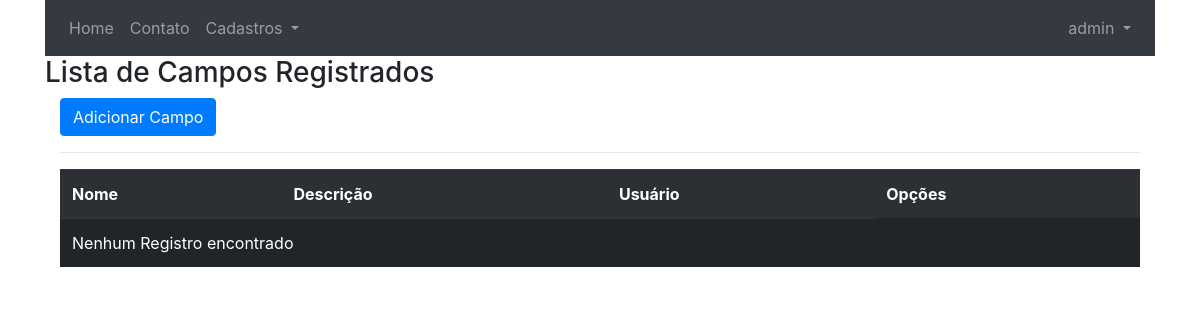
The page /listar/campos/ (signed in) on the database as committed earlier.
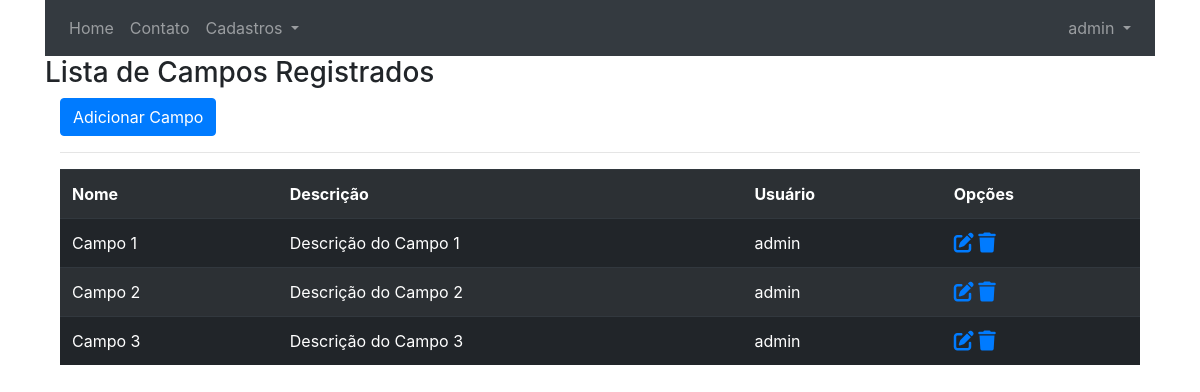
The same page on the database as committed later.
### cadastros/models.py (models this page shows, shortened)
class Campo(models.Model):
    nome = models.CharField(max_length=50)
    descricao = models.CharField(max_length=150, verbose_name="Descrição")
    usuario = models.ForeignKey(User, on_delete=models.PROTECT)
    class Meta:
        verbose_name = 'Campo'
        verbose_name_plural = 'Campos'

### cadastros/views.py (the view)
# urls.py: path('listar/campos/', CampoList.as_view(), name='listar-campos'),
class CampoList(LoginRequiredMixin, ListView):
    login_url = reverse_lazy('login')
    model = Campo
    template_name = 'cadastros/listas/campo.html'
    def get_queryset(self):
        self.object_list = Campo.objects.filter(usuario=self.request.user)
        return self.object_list

### cadastros/templates/cadastros/listas/campo.html (shortened to what this page needs)
{% extends 'core/base.html' %}
{% load static %}
{% block content %}
    <h3>Lista de Campos Registrados</h3>
    <div class="container">
        <a class="btn btn-primary" href="{% url 'cadastrar-campo' %}">Adicionar Campo</a>
        <hr>
        <div class="table-responsive">
            <table class="table table-striped table-striped-dark table-dark">
                <tr>
                    <th>Nome</th>
                    <th>Descrição</th>
                    <th>Usuário</th>
                    <th>Opções</th>
                </tr>
                {% for campo in object_list  %}
                    <tr>
                        <td>{{ campo.nome }}</td>
                        <td>{{ campo.descricao }}</td>
                        <td>{{ campo.usuario }}</td>
                        <td>
                            <a href="{% url 'editar-campo' campo.pk %}"><i class="fas fa-edit  fa-lg"></i></a>
                            <a href="{% url 'excluir-campo' campo.pk %}"><i class="fas fa-trash fa-lg"></i></a>
                        </td>
                {% empty %}
                        <td colspan="3">Nenhum Registro encontrado</td>
                {% endfor %}
            </table>
        </div>
    </div>
{% endblock %}

Rows that differ between the two databases and show on the page:
added Campo: nome "Campo 1", descricao "Descrição do Campo 1", usuario "admin"
added Campo: nome "Campo 2", descricao "Descrição do Campo 2", usuario "admin"
added Campo: nome "Campo 3", descricao "Descrição do Campo 3", usuario "admin"
Other text that changed with them:
text no longer shown: "Nenhum Registro encontrado"
